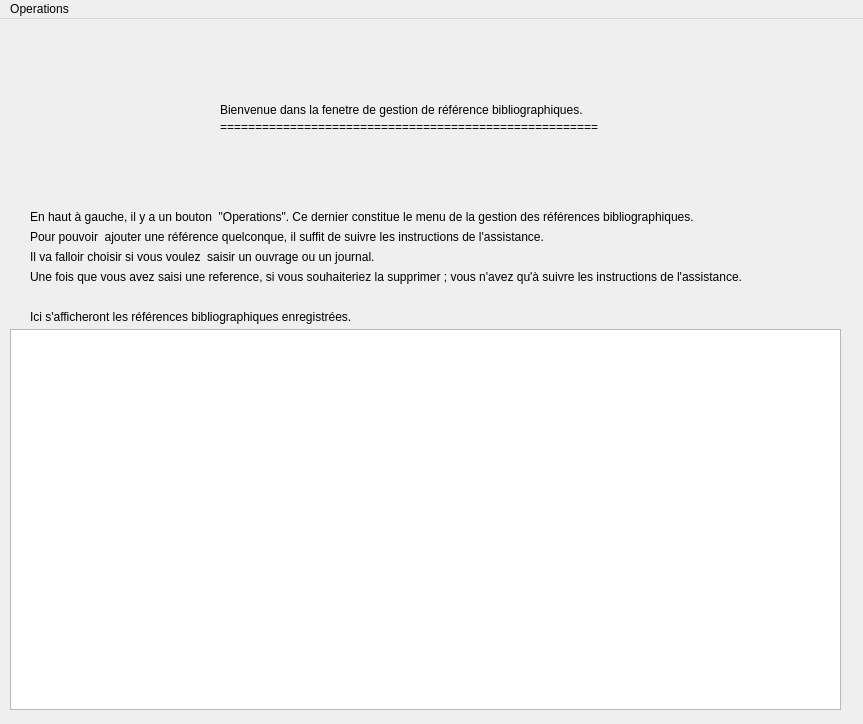
<?xml version="1.0" encoding="UTF-8"?>
<ui version="4.0">
 <class>fenetrePrincipale</class>
 <widget class="QMainWindow" name="fenetrePrincipale">
  <property name="geometry">
   <rect>
    <x>0</x>
    <y>0</y>
    <width>863</width>
    <height>724</height>
   </rect>
  </property>
  <property name="windowTitle">
   <string>fenetrePrincipale</string>
  </property>
  <widget class="QWidget" name="centralwidget">
   <widget class="QLabel" name="MessageDeBienvenu">
    <property name="geometry">
     <rect>
      <x>220</x>
      <y>60</y>
      <width>421</width>
      <height>61</height>
     </rect>
    </property>
    <property name="text">
     <string>Bienvenue dans la fenetre de gestion de référence bibliographiques.</string>
    </property>
   </widget>
   <widget class="QLabel" name="label">
    <property name="geometry">
     <rect>
      <x>220</x>
      <y>100</y>
      <width>401</width>
      <height>16</height>
     </rect>
    </property>
    <property name="text">
     <string>======================================================</string>
    </property>
   </widget>
   <widget class="QLabel" name="label_2">
    <property name="geometry">
     <rect>
      <x>30</x>
      <y>190</y>
      <width>741</width>
      <height>16</height>
     </rect>
    </property>
    <property name="text">
     <string>En haut à gauche, il y a un bouton  &quot;Operations&quot;. Ce dernier constitue le menu de la gestion des références bibliographiques.</string>
    </property>
   </widget>
   <widget class="QLabel" name="label_3">
    <property name="geometry">
     <rect>
      <x>30</x>
      <y>210</y>
      <width>581</width>
      <height>16</height>
     </rect>
    </property>
    <property name="text">
     <string>Pour pouvoir  ajouter une référence quelconque, il suffit de suivre les instructions de l'assistance.</string>
    </property>
   </widget>
   <widget class="QLabel" name="label_4">
    <property name="geometry">
     <rect>
      <x>30</x>
      <y>230</y>
      <width>381</width>
      <height>16</height>
     </rect>
    </property>
    <property name="text">
     <string>Il va falloir choisir si vous voulez  saisir un ouvrage ou un journal. </string>
    </property>
   </widget>
   <widget class="QLabel" name="label_5">
    <property name="geometry">
     <rect>
      <x>30</x>
      <y>250</y>
      <width>771</width>
      <height>16</height>
     </rect>
    </property>
    <property name="text">
     <string>Une fois que vous avez saisi une reference, si vous souhaiteriez la supprimer ; vous n'avez qu'à suivre les instructions de l'assistance.</string>
    </property>
   </widget>
   <widget class="QLabel" name="label_6">
    <property name="geometry">
     <rect>
      <x>30</x>
      <y>290</y>
      <width>371</width>
      <height>16</height>
     </rect>
    </property>
    <property name="text">
     <string>Ici s'afficheront les références bibliographiques enregistrées.</string>
    </property>
   </widget>
   <widget class="QTextEdit" name="affichage">
    <property name="geometry">
     <rect>
      <x>10</x>
      <y>310</y>
      <width>831</width>
      <height>381</height>
     </rect>
    </property>
   </widget>
  </widget>
  <widget class="QMenuBar" name="menubar">
   <property name="geometry">
    <rect>
     <x>0</x>
     <y>0</y>
     <width>863</width>
     <height>22</height>
    </rect>
   </property>
   <widget class="QMenu" name="menuOperations">
    <property name="title">
     <string>Operations</string>
    </property>
    <widget class="QMenu" name="menuAjouter_une_r_f_rence">
     <property name="title">
      <string>Ajouter une référence</string>
     </property>
     <addaction name="actionAjouter_un_journal_6"/>
     <addaction name="actionAjouter_un_ouvrage_5"/>
    </widget>
    <addaction name="menuAjouter_une_r_f_rence"/>
    <addaction name="actionSupprimer_une_r_f_rence"/>
    <addaction name="actionQuitter_la_fenetre"/>
    <addaction name="separator"/>
   </widget>
   <addaction name="menuOperations"/>
  </widget>
  <action name="actionAjouter">
   <property name="text">
    <string>Ajouter</string>
   </property>
  </action>
  <action name="actionSupprimer">
   <property name="text">
    <string>Supprimer</string>
   </property>
  </action>
  <action name="actionQuitter">
   <property name="text">
    <string>Quitter</string>
   </property>
  </action>
  <action name="actionQuitter_2">
   <property name="text">
    <string>Quitter</string>
   </property>
  </action>
  <action name="actionAjouter_un_journal">
   <property name="text">
    <string>Ajouter    un journal</string>
   </property>
  </action>
  <action name="actionAjouter_un_journal_2">
   <property name="text">
    <string>Ajouter un journal</string>
   </property>
  </action>
  <action name="actionAjouter_un_ouvrage">
   <property name="text">
    <string>Ajouter un ouvrage</string>
   </property>
  </action>
  <action name="actionBibliographie_2">
   <property name="text">
    <string>Bibliographie</string>
   </property>
  </action>
  <action name="actionSaisir_le_nom">
   <property name="text">
    <string>Saisir le nom</string>
   </property>
  </action>
  <action name="actionAjouter_un_ouvrage_2">
   <property name="text">
    <string>Ajouter un ouvrage</string>
   </property>
  </action>
  <action name="actionAjouter_un_journal_3">
   <property name="text">
    <string>Ajouter un journal</string>
   </property>
  </action>
  <action name="actionSupprimer_une_r_f_rence">
   <property name="text">
    <string>Supprimer une référence</string>
   </property>
  </action>
  <action name="actionQuitter_la_fenetre">
   <property name="text">
    <string>Quitter la fenetre</string>
   </property>
  </action>
  <action name="actionAjouter_un_ouvrage_3">
   <property name="text">
    <string>Ajouter un ouvrage</string>
   </property>
  </action>
  <action name="actionAjouter_un_journal_4">
   <property name="text">
    <string>Ajouter un journal</string>
   </property>
  </action>
  <action name="actionAjouter_un_ouvrage_4">
   <property name="text">
    <string>Ajouter un ouvrage</string>
   </property>
  </action>
  <action name="actionAjouter_un_journal_5">
   <property name="text">
    <string>Ajouter un journal</string>
   </property>
  </action>
  <action name="actionAjouter_un_journal_6">
   <property name="text">
    <string>Ajouter un journal</string>
   </property>
  </action>
  <action name="actionAjouter_un_ouvrage_5">
   <property name="text">
    <string>Ajouter un ouvrage</string>
   </property>
  </action>
 </widget>
 <resources/>
 <connections>
  <connection>
   <sender>actionQuitter_la_fenetre</sender>
   <signal>triggered()</signal>
   <receiver>fenetrePrincipale</receiver>
   <slot>close()</slot>
   <hints>
    <hint type="sourcelabel">
     <x>-1</x>
     <y>-1</y>
    </hint>
    <hint type="destinationlabel">
     <x>399</x>
     <y>299</y>
    </hint>
   </hints>
  </connection>
  <connection>
   <sender>actionAjouter_un_journal_6</sender>
   <signal>triggered()</signal>
   <receiver>fenetrePrincipale</receiver>
   <slot>ajouterJournal()</slot>
   <hints>
    <hint type="sourcelabel">
     <x>-1</x>
     <y>-1</y>
    </hint>
    <hint type="destinationlabel">
     <x>418</x>
     <y>299</y>
    </hint>
   </hints>
  </connection>
  <connection>
   <sender>actionAjouter_un_ouvrage_5</sender>
   <signal>triggered()</signal>
   <receiver>fenetrePrincipale</receiver>
   <slot>ajouterOuvrage()</slot>
   <hints>
    <hint type="sourcelabel">
     <x>-1</x>
     <y>-1</y>
    </hint>
    <hint type="destinationlabel">
     <x>418</x>
     <y>299</y>
    </hint>
   </hints>
  </connection>
  <connection>
   <sender>actionSupprimer_une_r_f_rence</sender>
   <signal>triggered()</signal>
   <receiver>fenetrePrincipale</receiver>
   <slot>supprimerReferenceBibliographiques()</slot>
   <hints>
    <hint type="sourcelabel">
     <x>-1</x>
     <y>-1</y>
    </hint>
    <hint type="destinationlabel">
     <x>418</x>
     <y>299</y>
    </hint>
   </hints>
  </connection>
 </connections>
 <slots>
  <slot>ajouterJournal()</slot>
  <slot>ajouterOuvrage()</slot>
  <slot>supprimerReferenceBibliographiques()</slot>
 </slots>
</ui>
